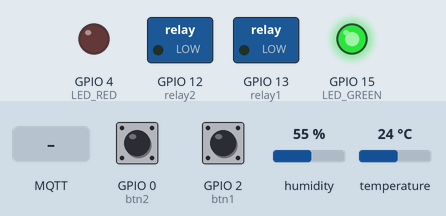
This sketch was run on a simulated ESP8266 (Wemos D1 mini). Parts: switched loads named in the sketch (green lamp = pin HIGH), output pins drawn as LEDs (lit = HIGH). Dashed ring = blinking. The inputs (shaded band) are chosen by the test bench; at power-on: GPIO 0 (btn2) LOW, GPIO 2 (btn1) LOW, humidity 55 %, temperature 24 °C. WiFi joins after 1.5 s; servers stay silent unless stated; no MQTT or app messages arrive unless stated; what the sketch prints to the serial monitor is not drawn.

Above: at 3.7 s.
3.8 s: GPIO 0 (btn2) pulled HIGH for 0.15 s
At 4.5 s:
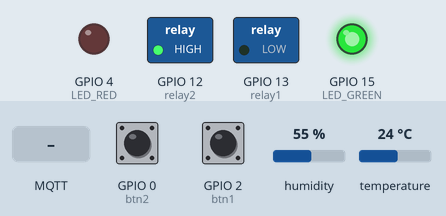
5.4 s: MQTT message "1" arrives on the first subscribed topic
At 6.3 s:
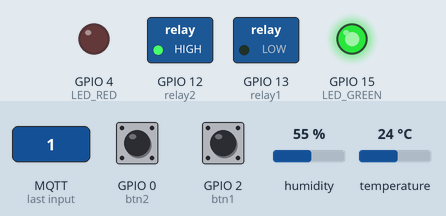
7.0 s: GPIO 2 (btn1) pulled HIGH for 0.15 s
At 8.1 s:
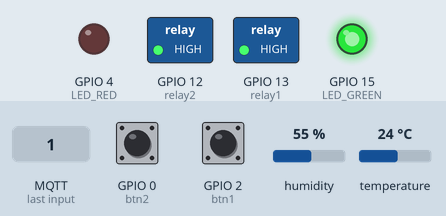
8.6 s: MQTT message "on" arrives on the first subscribed topic
At 8.75 s:
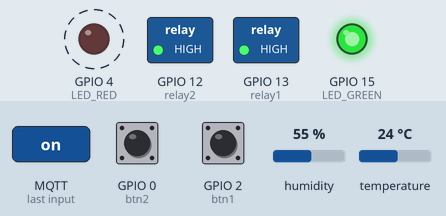
10.4 s: GPIO 0 (btn2) pulled HIGH for 1 s
At 11.2 s:
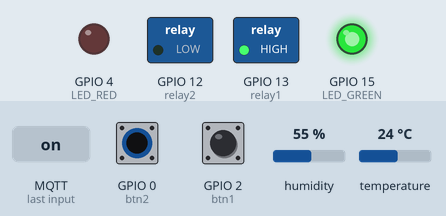
12.9 s: MQTT message "off" arrives on the first subscribed topic
At 14.5 s:
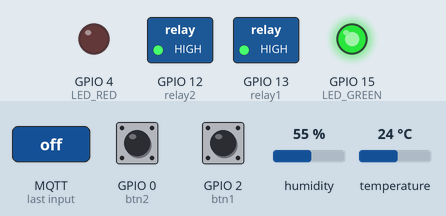
Timing chart, 0 to 16.0 s (numbered marks = the images above; inputs shaded):
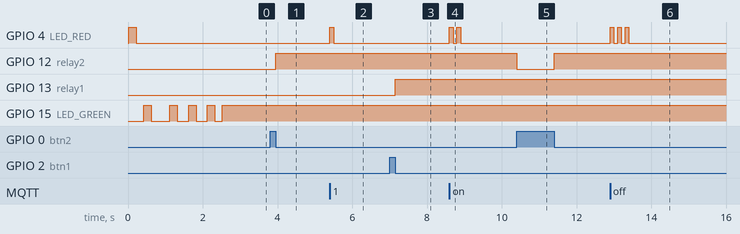

The sketch:

ir_control.ino
```cpp
#include <ESP8266WiFi.h>
#include <PubSubClient.h>
#include "DHT.h"
#include <IRremoteESP8266.h>
#include "ap_setting.h"
#include "ir_code.h"


#define NODE_1
#define DEBUG_PRINT 1
#define mqtt_server    "211.180.34.28"
#define mqtt_user      "your_username"
#define mqtt_password  "your_password"

#define mqttClientId          "DEVICE2"
#define mqttClientNode        "1"
#define mqttDomain            "SKMT"
#define mqttTopic             mqttDomain"/"mqttClientId
#define mqttLwtTopic          mqttDomain"/"mqttClientId"/LWT"
#define humidity_topic        "sensor/humidity"
#define temperature_topic     "sensor/temperature"


#ifdef NODE_1
       #define RELAY_A     mqttDomain"/"mqttClientId"/RELAY/RELAY1"
       #define RELAY_B     mqttDomain"/"mqttClientId"/RELAY/RELAY2"
#else
       #define RELAY_A     mqttDomain"/"mqttClientId"/RELAY/RELAY3"
       #define RELAY_B     mqttDomain"/"mqttClientId"/RELAY/RELAY4"
#endif


int  mqttLwtQos = 0;
int  mqttLwtRetain = true;
char *REALAY_A = 0;
char *REALAY_B = 0;
char *HUMIDITY_A = 0;
char *TEMPERATURE_B = 0;
char message_buff[100];
String clientName;
unsigned long fast_update, slow_update;
unsigned long lastReconnectAttempt = 0;


// SWITCH_STATE
int btn1State = LOW;
int btn2State = LOW;
int length;


#define LED_RED   4
#define LED_GREEN 15
#define DHT_PIN   14
#define relay1    13
#define relay2    12
#define btn1      2
#define btn2      0
#define IR_IN     10
#define IR_OUT    5   // GPIO pin 5 (D1 of NodeMCU, WeMos D1 Mini)


//WIFI ETHENET
WiFiClient espClient;
PubSubClient mqtt(mqtt_server, 1883, mqtt_callback, espClient);


// DHT22
DHT dht = DHT(DHT_PIN, DHT22);


// IR
IRrecv irrecv(IR_IN);
IRsend irsend(IR_OUT);


// IR power status
int PowerStatus;


void setup() {

  // start serial
  if (DEBUG_PRINT) {
    Serial.begin (115200);
    Serial.println();
    Serial.println("IR controller Starting");
  }

    pinMode(LED_RED, OUTPUT);
    pinMode(LED_GREEN, OUTPUT);
    pinMode(relay1, OUTPUT);
    pinMode(relay2, OUTPUT);
    pinMode(btn1, INPUT);
    pinMode(btn2, INPUT);
    delay(20);

    LED_TEST();
    Serial.print("Client : ");
    Serial.println(mqttClientId);
    Serial.print("NODE : ");
    Serial.println(mqttClientNode);


    dht.begin();
    irsend.begin();
    wifi_connect();
    mqtt.setServer(mqtt_server, 1883);


    uint8_t mac[6];
    WiFi.macAddress(mac);
    clientName += mqttClientId;
    clientName += ".";
    clientName += mqttClientNode;
    clientName += "-";
    clientName += macToStr(mac);
    clientName += "-";
    clientName += String(micros() & 0xff, 16);
    Serial.print("Connecting to ");
    Serial.print(mqtt_server);
    Serial.print(" as ");
    Serial.println(clientName);
    lastReconnectAttempt = 0;


}


void wifi_connect() {

  Serial.println();
  Serial.print("Connecting to ");
  Serial.println(ssid);

  delay(200);
    WiFi.mode(WIFI_STA);
    WiFi.begin(ssid, password);
    //WiFi.config(IPAddress(192, 168, 10, 112), IPAddress(192, 168, 10, 1), IPAddress(255, 255, 255, 0));

    int Attempt = 0;
    while (WiFi.status() != WL_CONNECTED) {
      delay(100);
      Attempt++;
      LED_WIFI();
      Serial.print(". ");
      Serial.print(Attempt);
      if (Attempt == 50)
      {
        Serial.println();
        Serial.println("Could not connect to WIFI");
        ESP.restart();
        delay(200);
      }
    }

    Serial.println("");
    Serial.println("WiFi connected");
    Serial.print("IP address: ");
    Serial.println(WiFi.localIP());
    digitalWrite(LED_GREEN, HIGH);
}


void reconnect() {
  // Loop until we're reconnected
  while (!mqtt.connected()) {

       Serial.print("Attempting MQTT connection...");
       if (mqtt.connect((char*) clientName.c_str(), mqttLwtTopic, mqttLwtQos, mqttLwtRetain, "0")) {
            byte data[] = { '1' };
            mqtt.subscribe(mqttTopic"/IR/#");
            mqtt.subscribe(mqttTopic"/RELAY/#");
            mqtt.publish(mqttLwtTopic, data, 1, mqttLwtRetain);   //LTW
            mqtt.publish(mqttTopic"/ID", mqttClientId);           // mqttClientId
            Serial.println("connected");
            }
        else {
            Serial.print("failed, rc=");
            Serial.print(mqtt.state());
            Serial.println(" try again in 1 seconds");
            // Wait 1 LED_ERR
            LED_ERR();
        }
            btnState1();
            btnState2();
  }
}


void mqtt_callback(char* topic, byte* payload, unsigned int length) {

      int khz=38;       //NB Change this default value as neccessary to the correct carrier frequency
      int i = 0;
      for(i=0; i<length; i++) {
      message_buff[i] = payload[i];
      LED_PAYLOAD();
      }
      message_buff[i] = '\0';
      String msgString = String(message_buff);
     Serial.println("Inbound: " + String(topic) +":"+ msgString);


     if (String(topic) == RELAY_A) {
      if (msgString == "1")  digitalWrite( relay1, 1 );
      else                   digitalWrite( relay1, 0 );
      }

     if (String(topic) == RELAY_B) {
      if (msgString == "1")  digitalWrite( relay2, 1 );
      else                   digitalWrite( relay2, 0 );
     }

     if (String(topic) == mqttTopic"/IR/POWER") {
      if (msgString == "1") {

              irsend.sendRaw(turn_on, sizeof(turn_on)/sizeof(int), khz);
            }
       else {
              irsend.sendRaw(turn_off, sizeof(turn_off)/sizeof(int), khz);

            }
         }
}


void loop() {

    if (WiFi.status() != WL_CONNECTED) {
        wifi_connect();
    }

    if (!mqtt.connected()) {
        reconnect();
    }

    if ((millis()-fast_update)>60000) {
         fast_update = millis();
         Temperature_update();
    }

    Temperature();
    btnState1();
    btnState2();

    mqtt.loop();
}


void btnState1(){
  if (btn1State != digitalRead(btn1)) {
    btn1State = !btn1State;
    if (btn1State){
      Serial.println("Switch1 LOW");
      digitalWrite(relay1, LOW);
      mqtt.publish(RELAY_A, "0");

    }
    else {
      Serial.println("Switch1 HIGH");
      digitalWrite(relay1, HIGH);
      mqtt.publish(RELAY_A, "1");

    }
  }
}


void btnState2(){
    if (btn2State != digitalRead(btn2)) {
    btn2State = !btn2State;
    if (btn2State){
      Serial.println("Switch2 LOW");
      digitalWrite(relay2, LOW);
      mqtt.publish(RELAY_B, "0");

    }
    else {
      Serial.println("Switch2 HIGH");
      digitalWrite(relay2, HIGH);
      mqtt.publish(RELAY_B, "1");

    }
  }
}


String macToStr(const uint8_t* mac)
{
  String result;
  for (int i = 0; i < 6; ++i) {
    result += String(mac[i], 16);
    if (i < 5)
      result += ':';
  }
  return result;
}


void LED_TEST(){
  digitalWrite(LED_RED, HIGH);
  delay(200);
  digitalWrite(LED_RED, LOW);
  delay(200);
  digitalWrite(LED_GREEN, HIGH);
  delay(200);
  digitalWrite(LED_GREEN, LOW);
  delay(200);
  digitalWrite(LED_RED, HIGH);
  digitalWrite(LED_GREEN, HIGH);
  digitalWrite(LED_GREEN, LOW);
  digitalWrite(LED_RED, LOW);
}

void LED_ERR(){
  digitalWrite(LED_RED, HIGH);
  delay(250);
  digitalWrite(LED_RED, LOW);
  delay(250);
}


void LED_RUN(){
  digitalWrite(LED_GREEN, HIGH);
  delay(250);
  digitalWrite(LED_GREEN, LOW);
  delay(250);
}


void LED_WIFI(){
  digitalWrite(LED_GREEN, HIGH);
  delay(200);
  digitalWrite(LED_GREEN, LOW);
  delay(200);
}

void LED_DATA(){
  for(int i=0; i < 3; i++){
  digitalWrite(LED_RED, HIGH);
  delay(100);
  digitalWrite(LED_RED, LOW);
  delay(100);
  }
}

void LED_PAYLOAD(){
  for(int i=0; i < 1; i++){
  digitalWrite(LED_RED, HIGH);
  delay(100);
  digitalWrite(LED_RED, LOW);
  delay(100);
  }
}

void LED_SW(){
  for(int i=0; i < 1; i++){
  digitalWrite(LED_RED, HIGH);
  delay(100);
  digitalWrite(LED_RED, LOW);
  delay(100);
  }
}
```

ap_setting.h
```cpp
// WIFI SETTING
const char* ssid = "SAMKANG_IoT";
const char* password = "test1234";
```

dht22.ino
```cpp
long lastMsg = 0;
float temp = 0.0;
float hum = 0.0;
float diff = 1.0;
int flag = 1;

bool checkBound(float newValue, float prevValue, float maxDiff)
{return newValue < prevValue - maxDiff || newValue > prevValue + maxDiff;}


void Temperature() {
char* h;
char* t;

  char buffer[10];
  long now = millis();
  if (now - lastMsg > 1000) {
    lastMsg = now;

    float newTemp = dht.readTemperature();
    float newHum = dht.readHumidity();


    if (isnan(newTemp) || isnan(newHum)) {
       Serial.println("Failed to read from DHT");
       //LED_ERR();
       return;
    }

    if (checkBound(newTemp, temp, diff)) {
      temp = newTemp;
      mqtt.publish(mqttTopic"/TEMP", FtoS(temp).c_str(), true);
     }

    if (checkBound(newHum, hum, diff)) {
      hum = newHum;
      mqtt.publish(mqttTopic"/HUM", FtoS(hum).c_str(), true);
     }

   }
}


void Temperature_update() {

  char* h;
  char* t;
  char buffer[10];
  long now = millis();

  if (now - lastMsg > 1000) {
       lastMsg = now;
        float newTemp = dht.readTemperature();
        float newHum = dht.readHumidity();

        if (isnan(newTemp) || isnan(newHum)) {
           Serial.println("Failed to read from DHT");
           LED_ERR();
           return;
        }
      mqtt.publish(mqttTopic"/TEMP", FtoS(newTemp).c_str(), true);
      mqtt.publish(mqttTopic"/HUM", FtoS(newHum).c_str(), true);
     }
}


// float형 숫자, 소수부분이 0인경우 정수로, 소수부분이 0이 아닌
// 숫자라면 소수점 이하 첫째자리까지만 표시

static String FtoS(float num) {
String str = (String) num;

  if ((int) num == num) {
    return str.substring(0, str.indexOf(".") + 2);
  } else {
    return str.substring(0, str.indexOf(".") + 2);
  }
}
```

Source omitted: ir_code.h (data table, 4995 bytes)

Measured:
- after the input at 3.8 s, GPIO 12 (relay2): LOW → HIGH after 0.15 s
- after the input at 5.4 s, GPIO 4 (LED_RED): LOW → HIGH at once, → LOW 0.10 s later
- after the input at 7.0 s, GPIO 13 (relay1): LOW → HIGH after 0.15 s
- after the input at 8.6 s, GPIO 4 (LED_RED): alternates HIGH for 0.10 s and LOW for 0.10 s, 4 changes in all, then stays LOW, starting at once
- after the input at 10.4 s, GPIO 12 (relay2): HIGH → LOW at once, → HIGH 1.0 s later
- after the input at 12.9 s, GPIO 4 (LED_RED): alternates HIGH for 0.10 s and LOW for 0.10 s, 6 changes in all, then stays LOW, starting at once
